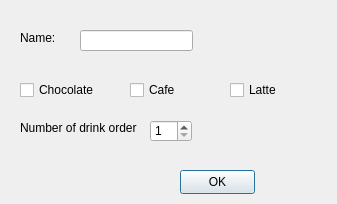
<?xml version="1.0" encoding="UTF-8"?>
<ui version="4.0">
 <class>Dialog</class>
 <widget class="QDialog" name="Dialog">
  <property name="geometry">
   <rect>
    <x>0</x>
    <y>0</y>
    <width>337</width>
    <height>204</height>
   </rect>
  </property>
  <property name="windowTitle">
   <string>Dialog</string>
  </property>
  <widget class="QLabel" name="label">
   <property name="geometry">
    <rect>
     <x>20</x>
     <y>30</y>
     <width>49</width>
     <height>16</height>
    </rect>
   </property>
   <property name="text">
    <string>Name: </string>
   </property>
  </widget>
  <widget class="QLineEdit" name="lineEdit">
   <property name="geometry">
    <rect>
     <x>80</x>
     <y>30</y>
     <width>113</width>
     <height>21</height>
    </rect>
   </property>
  </widget>
  <widget class="QCheckBox" name="checkBox">
   <property name="geometry">
    <rect>
     <x>20</x>
     <y>80</y>
     <width>75</width>
     <height>20</height>
    </rect>
   </property>
   <property name="text">
    <string>Chocolate</string>
   </property>
  </widget>
  <widget class="QCheckBox" name="checkBox_2">
   <property name="geometry">
    <rect>
     <x>130</x>
     <y>80</y>
     <width>75</width>
     <height>20</height>
    </rect>
   </property>
   <property name="text">
    <string>Cafe</string>
   </property>
  </widget>
  <widget class="QCheckBox" name="checkBox_3">
   <property name="geometry">
    <rect>
     <x>230</x>
     <y>80</y>
     <width>75</width>
     <height>20</height>
    </rect>
   </property>
   <property name="text">
    <string>Latte</string>
   </property>
  </widget>
  <widget class="QLabel" name="label_2">
   <property name="geometry">
    <rect>
     <x>20</x>
     <y>120</y>
     <width>131</width>
     <height>16</height>
    </rect>
   </property>
   <property name="text">
    <string>Number of drink order</string>
   </property>
  </widget>
  <widget class="QSpinBox" name="spinBox">
   <property name="geometry">
    <rect>
     <x>150</x>
     <y>120</y>
     <width>42</width>
     <height>22</height>
    </rect>
   </property>
   <property name="minimum">
    <number>1</number>
   </property>
  </widget>
  <widget class="QPushButton" name="pushButton">
   <property name="geometry">
    <rect>
     <x>180</x>
     <y>170</y>
     <width>75</width>
     <height>24</height>
    </rect>
   </property>
   <property name="text">
    <string>OK</string>
   </property>
  </widget>
 </widget>
 <resources/>
 <connections/>
</ui>
